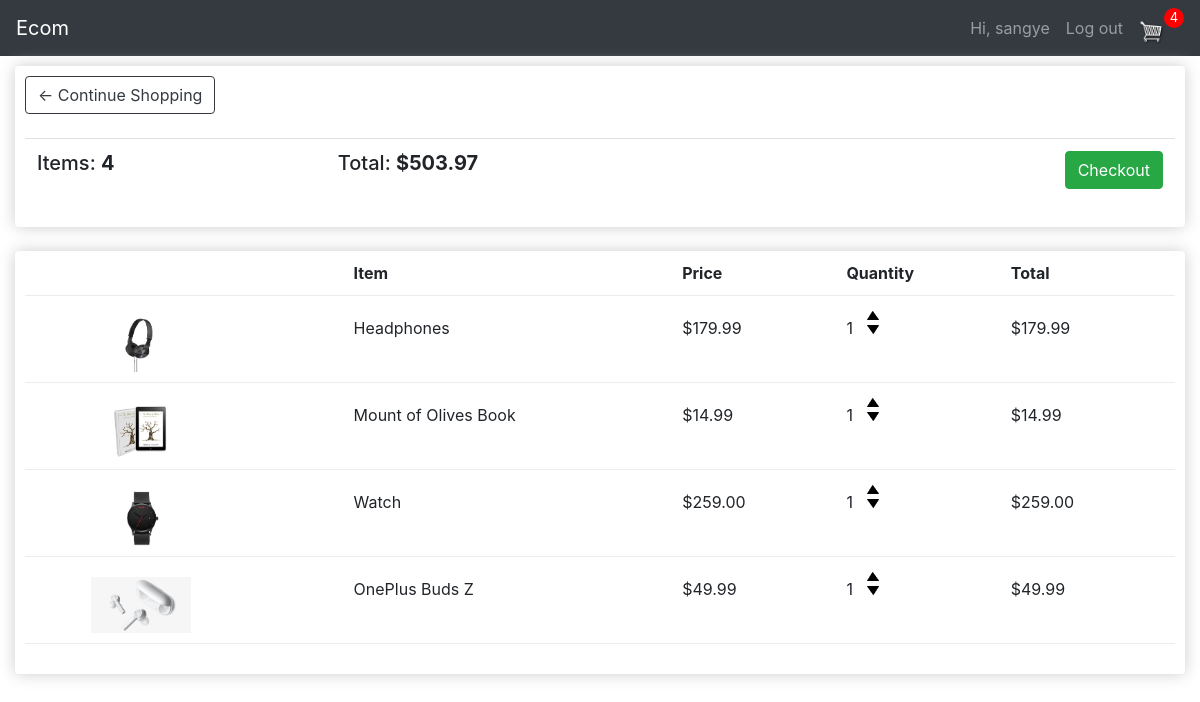
The app's page /cart/ (signed in), older data.
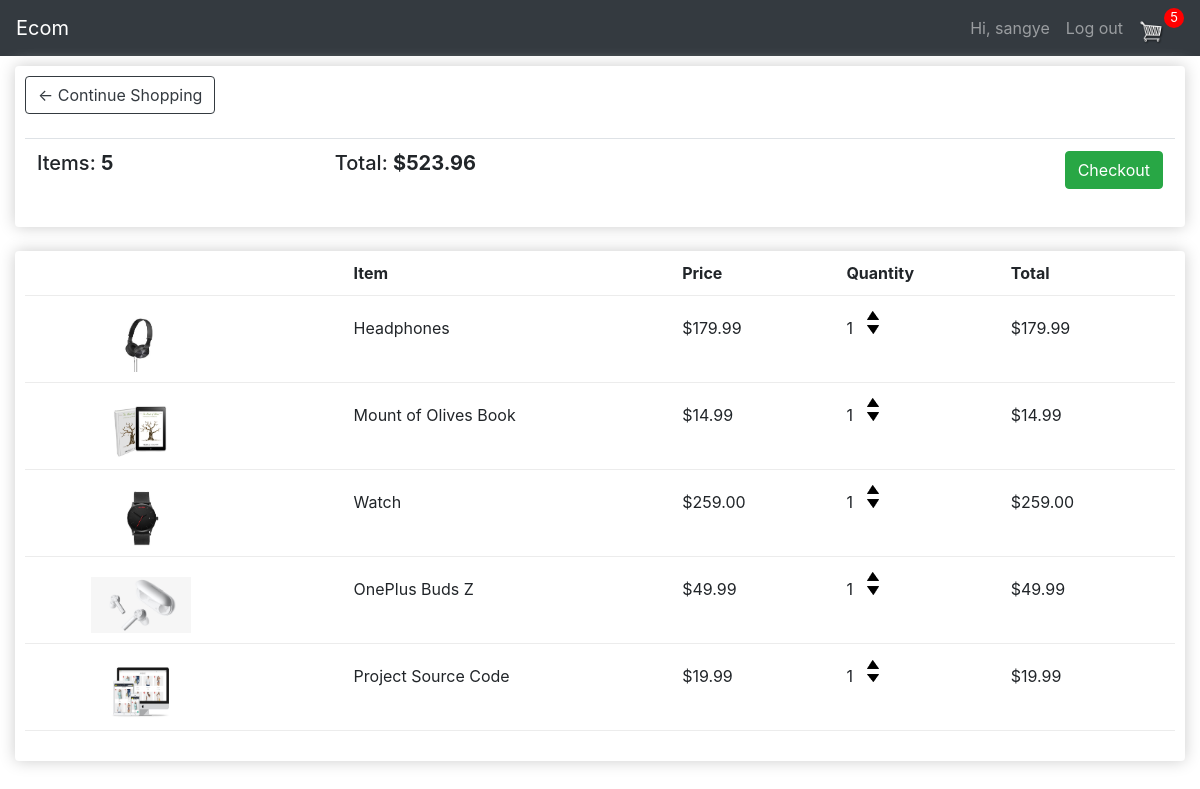
The same page, newer data.
### store/models.py (models this page shows, shortened)
class Order(models.Model):
    customer = models.ForeignKey(Customer, on_delete=models.SET_NULL, blank=True, null=True)
    date_ordered = models.DateField(auto_now_add=True)
    complete = models.BooleanField(default=False, null=True, blank=False)
    transaction_id = models.CharField(max_length=200, null=True)
    @property
    def get_cart_total(self):
        orderitems = self.orderitem_set.all()
        total = sum([item.get_total for item in orderitems])
        return total
    @property
    def get_cart_items(self):
        orderitems = self.orderitem_set.all()
        total = sum([item.quantity for item in orderitems])
        return total

class OrderItem(models.Model):
    product = models.ForeignKey(Product, on_delete=models.SET_NULL, blank=True, null=True)
    order = models.ForeignKey(Order, on_delete=models.SET_NULL, blank=True, null=True)
    quantity = models.IntegerField(default=0, blank=True, null=True)
    date_added = models.DateTimeField(auto_now_add=True)
    @property
    def get_total(self):
        total = self.product.price * self.quantity
        return total

class Product(models.Model):
    name = models.CharField(max_length=200)
    price = models.DecimalField(max_digits=7, decimal_places=2)
    digital = models.BooleanField(default=False, null=True, blank=False)
    image = models.ImageField(null=True, blank=True)
    def __str__(self):
        return self.name
    @property
    def image_url(self):
        try:
            url = self.image.url
        except:
            url = ''
        return url

### store/views.py (the view)
# urls.py: path('cart/', views.cart, name='cart'),
def cart(request):
    data = cart_data(request)
    items = data['items']
    order = data['order']
    cart_items = data['cartItems']
    context = {'items': items, 'order': order, 'cartItems': cart_items}
    return render(request, 'store/cart.html', context)

### store/utils.py (called while the page is built)
def cart_data(request):
    if request.user.is_authenticated:
        customer = request.user.customer
        order, created = Order.objects.get_or_create(customer=customer, complete=False)
        items = order.orderitem_set.all()
        cart_items = order.get_cart_items
    else:
        cookie_data = cookie_cart(request)
        items = cookie_data['items']
        order = cookie_data['order']
        cart_items = cookie_data['cartItems']
    return {'items': items, 'order': order, 'cartItems': cart_items}

### store/templates/store/cart.html
{% extends 'store/base.html' %}
{% load static %}
{% block content %}
    <div class="row">
        <div class="col-lg-12">
            <div class="box-element">
                <a class="btn btn-outline-dark" href="{% url 'store:index' %}">&#x2190; Continue Shopping</a>
                <br>
                <br>
                <table class="table">
                    <tr>
                        <th><h5>Items: <strong>{{order.get_cart_items}}</strong></h5></th>
                        <th><h5>Total: <strong>${{order.get_cart_total}}</strong></h5></th>
                        <th>
                            <a class="btn btn-success checkout-btn" href="{% url 'store:checkout' %}">Checkout</a>
                        </th>
                    </tr>
                </table>
            </div>
            <br>
            <div class="box-element">
                <div class="cart-row">
                    <div class="flex-2"></div>
                    <div class="flex-2"><strong>Item</strong></div>
                    <div class="flex-1"><strong>Price</strong></div>
                    <div class="flex-1"><strong>Quantity</strong></div>
                    <div class="flex-1"><strong>Total</strong></div>
                </div>
                {% for item in items %}
                    <div class="cart-row">
                        <div class="flex-2"><img class="row-image" src="{{item.product.image_url}}" alt="{{item.product}}"></div>
                        <div class="flex-2">{{item.product.name}}</div>
                        <div class="flex-1">${{item.product.price}}</div>
                        <div class="flex-1">
                            <p class="quantity">{{item.quantity}}</p>
                            <div class="quantity">
                                <img data-product={{item.product.id}} data-action="add" class="chg-quantity update-cart" src="{% static 'images/arrow-up.png' %}" alt="arrow-up">
                                <img data-product={{item.product.id}} data-action="remove" class="chg-quantity update-cart" src="{% static 'images/arrow-down.png' %}" alt="arrow-down">
                            </div>
                        </div>
                        <div class="flex-1">${{item.get_total}}</div>
                    </div>
                {% endfor %}
            </div>
        </div>
    </div>
{% endblock content %}

### store/templates/store/base.html (shortened to what this page needs)
{% load bootstrap4 %}
<!doctype html>
<html lang="en">
  <head>
    <link rel="stylesheet" href="https://stackpath.bootstrapcdn.com/bootstrap/4.5.2/css/bootstrap.min.css">
    {% load static %}
    <link rel="stylesheet" href="{% static 'css/main.css' %}">
  </head>
  <body>
    <nav class="navbar navbar-expand-lg navbar-dark bg-dark">
        <a class="navbar-brand" href="{% url 'store:index' %}">Ecom</a>
        <div class="collapse navbar-collapse" id="navbarSupportedContent">
          <ul class="navbar-nav ml-auto">
            {% if user.is_authenticated %}
              <li class="nav-item">
                <a class="nav-link" href="#">Hi, {{ user.username }}</a>
              </li>
              <li class="nav-item">
                <a class="nav-link" href="{% url 'users:logout' %}">Log out</a>
              </li>
            {% endif %}
            <li class="nav-item">
              <div class="form-inline">
                <a href="{% url 'store:cart' %}">
                 <img id="cart-icon" src="{% static 'images/cart.png' %}" alt="cart">
               </a>
               <p id="cart-total">{{cartItems}}</p>
              </div>
            </li>
          </ul>
        </div>
    </nav>
    <div class="container-fluid">
      {% block content %}
      {% endblock content %}
    </div>
  </body>
</html>

### static/css/main.css (style rules this page uses)
#cart-icon { width:25px; margin: 10px 0px 0px 8px; }
#cart-total { text-align: center; color:#fff; background-color: red; width: 20px; height: 20px; border-radius: 50%; font-size: 13px; }
.col-lg-4, .col-lg-6, .col-lg-8, .col-lg-12 { margin-top: 10px; }
.box-element { box-shadow:hsl(0, 0%, 80%) 0 0 16px; background-color: #fff; border-radius: 4px; padding: 10px; }
.checkout-btn { float: right; }
.cart-row { display: flex; padding-bottom: 10px; margin-bottom: 20px; border-bottom: 1px solid #ececec; }
.row-image { width: 100px; margin-left: 20%; }
.flex-1 { flex: 1; }
.flex-2 { flex: 2; }
.quantity { margin-top: -10px; display: inline-block; padding-right: 10px; }
.chg-quantity { width: 12px; cursor: pointer; display: block; margin-top: 5px; transition: .1s; }

Row changes from the older to the newer data that the page shows:
computed for Order: get_cart_items "4" → "5"; get_cart_total "503.97" → "523.96"
added OrderItem: product.image_url (picture), product.name "Project Source Code", product.price "19.99", quantity "1", get_total "19.99"
Text that changed along with them:
{{ cartItems }}: "4" → "5"
